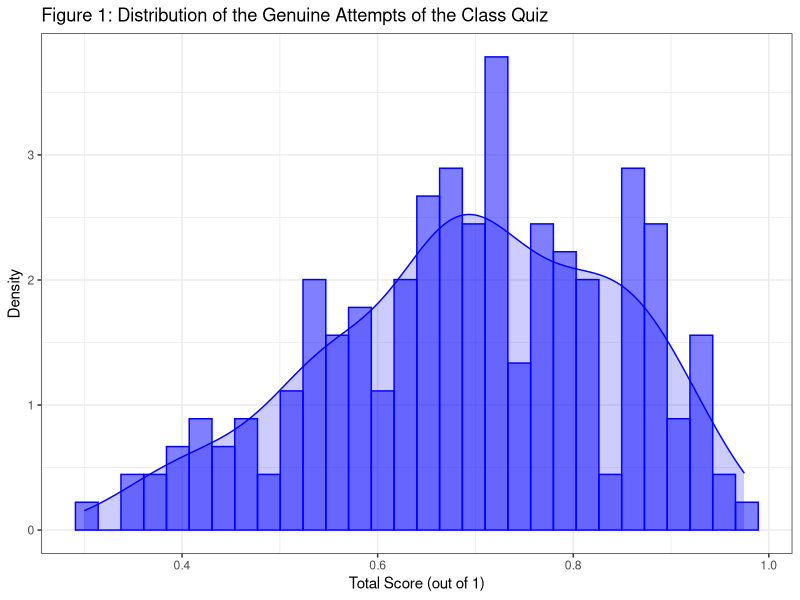
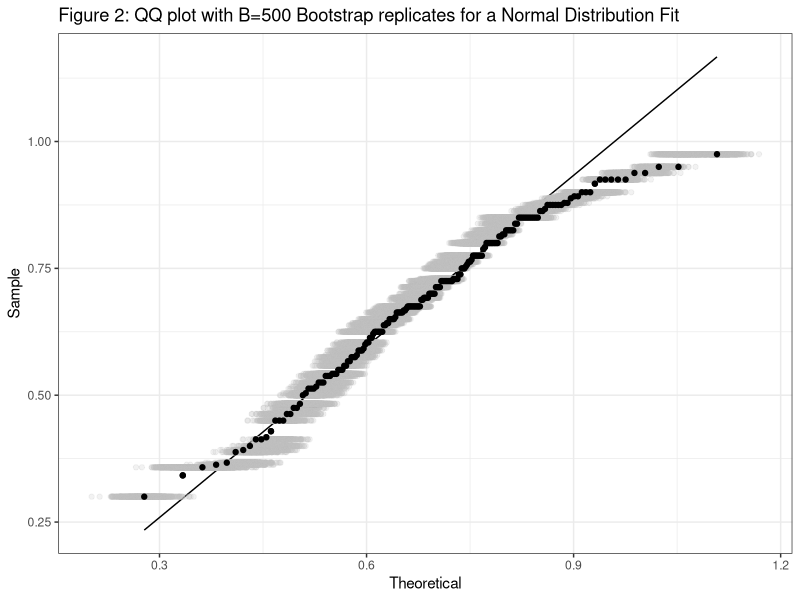
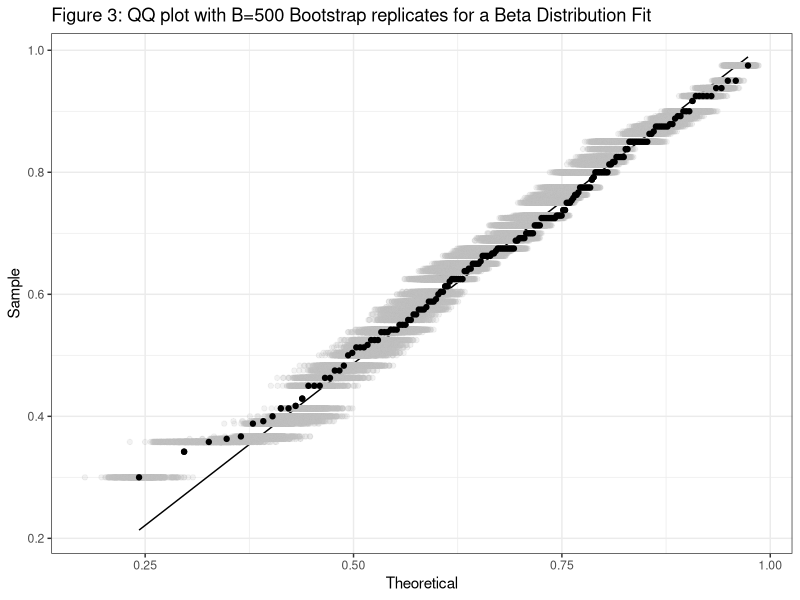
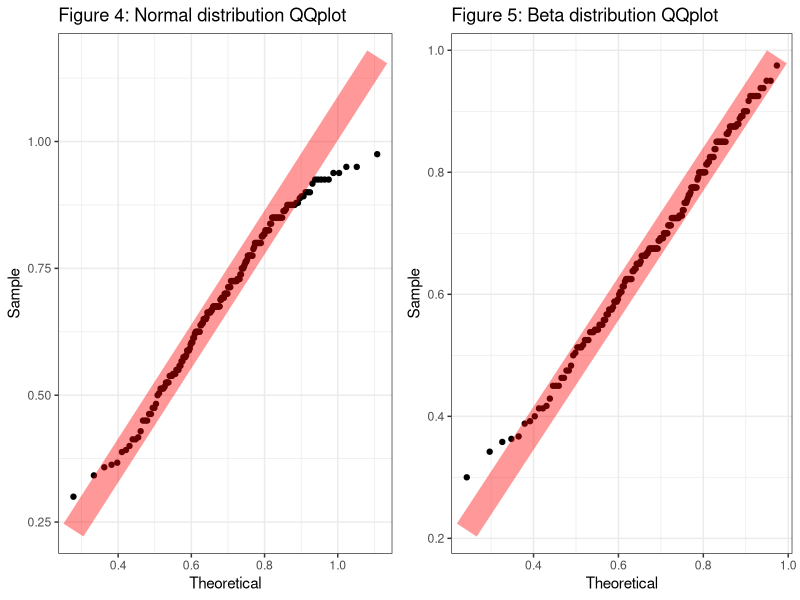
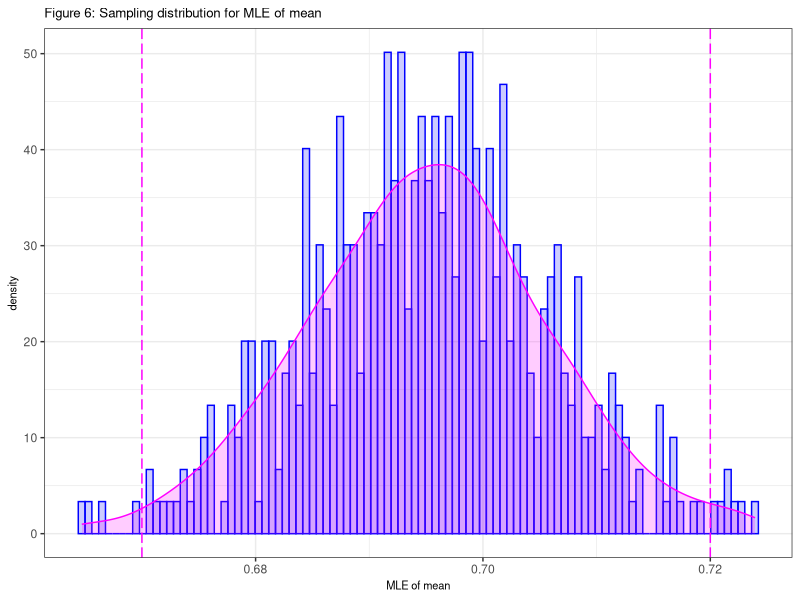
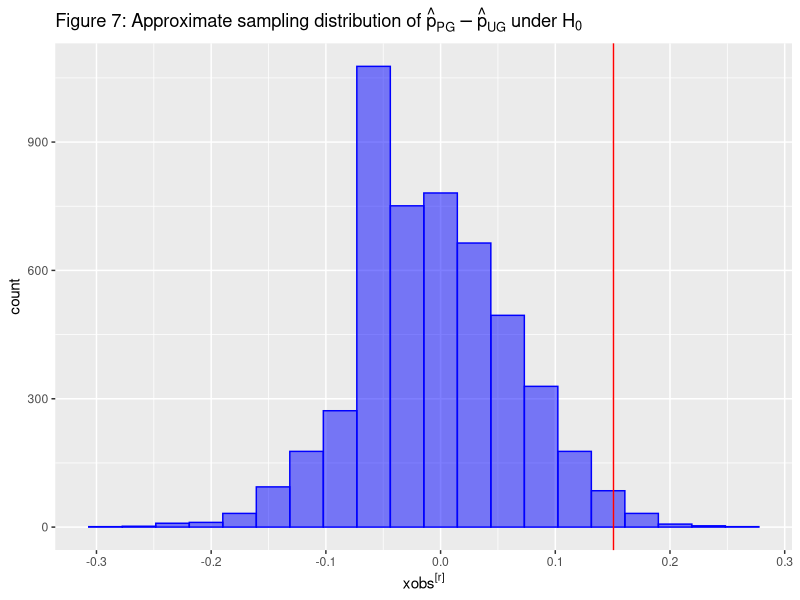
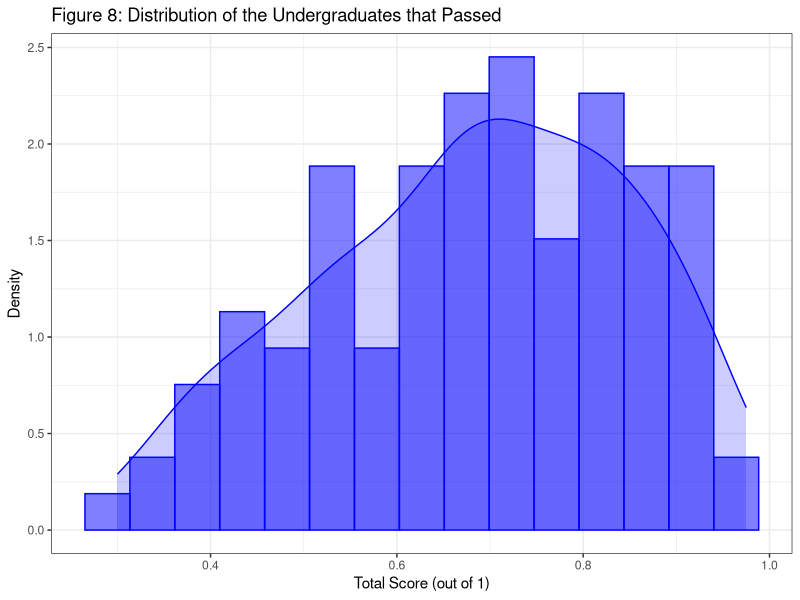
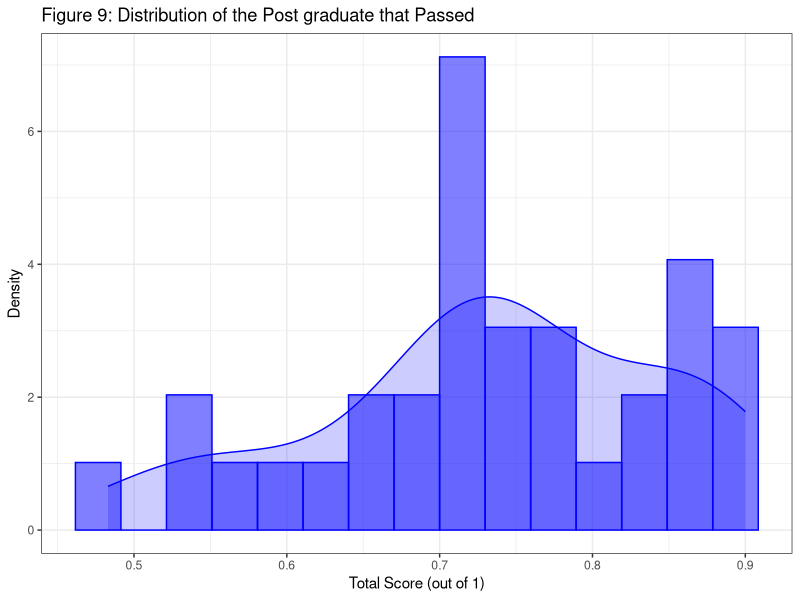

These charts were generated, in order, by the following R code:
## ---- chunk 1
knitr::opts_chunk$set(echo = FALSE, eval = TRUE, warning = FALSE,
message = FALSE, error = FALSE, tidy.opts = list(width.cutoff = 60),
tidy = TRUE)

options(digits = 2)
## ---- chunk 2
library(formatR)
library(tidyverse)
library(kableExtra)
library(broom)
library(MASS)
library(gridExtra)

GradesData <- read.csv("GradesData.csv")
## ---- chunk 3
# Modify the data to ensure that only genuine (non zero) attempts are analysed. 
TidyGradesData <- GradesData |> 
    filter(Total != 0)
## ---- chunk 4
TidyGradesData |>
    ggplot(aes(x = Total, y = after_stat(density)))  +
    geom_histogram(
        colour = "blue",
        fill = "blue",
        alpha = 0.5,
        bins = 30
    )  +
    geom_density(colour = "blue",
                 fill = "blue",
                 alpha = 0.2) +
    labs(x = "Total Score (out of 1)", y = "Density") +
    ggtitle("Figure 1: Distribution of the Genuine Attempts of the Class Quiz") +
    theme_bw()

## ---- chunk 5
# Normal Distribution

set.seed(2023)

x <- TidyGradesData$Total
n <- nrow(TidyGradesData)
df <- tibble(id = 1:n, x = x)

normal_fit <- fitdistr(df$x, "normal")
normal_params <- normal_fit$estimate
mu_tilde <- normal_params[1]
sigma_tilde <- normal_params[2]

normal_MLE.x <- normal_fit$estimate # point estimate
boot.seq <- seq(1, n, 1) / n - 1 / (2 * n)
B <- 500
normal_MLE.x_boot <- matrix(rep(NA, 2 * B), nrow = B, ncol = 2)


p <- ggplot(df, aes(sample = x)) +
    stat_qq(distribution = qnorm, dparams = normal_params) +
    stat_qq_line(distribution = qnorm,
                 dparams = normal_params,
                 color = "black") +
    theme(aspect.ratio = 1) + theme_bw() +
    xlab("Theoretical") + ylab("Sample")

for (i in 1:B) {
    temp <- sample(df$x, size = n, replace = TRUE)
    df <- df %>% mutate(temp = temp)
    normal_MLE.x_boot[i, ] <- fitdistr(temp, "normal")$estimate
    normal_params_boot <- normal_MLE.x_boot[i, ]
    p <- p + stat_qq(
        aes(sample = temp),
        distribution = qnorm,
        dparams = normal_params_boot,
        colour = "grey",
        alpha = 0.2
    )
}
p <- p + stat_qq(aes(sample = x), distribution = qnorm,
                 dparams = normal_params) +
    ggtitle("Figure 2: QQ plot with B=500 Bootstrap replicates for a Normal Distribution Fit")
p

# Calculate the BS CIs
normal_boot.LCI.mu <-
    unname(quantile(normal_MLE.x_boot[, 1], c(0.025, 0.975)))
normal_boot.LCI.sig <-
    unname(quantile(normal_MLE.x_boot[, 2], c(0.025, 0.975)))
## ---- chunk 6
# Beta Distribution

set.seed(2023)

x<-TidyGradesData$Total
n <-nrow(TidyGradesData)
df <- tibble(id = 1:n, x = x)

beta_dist_fit <- fitdistr(df$x,"beta",start=list(shape1=1,shape2=1))
beta_params <- beta_dist_fit$estimate
alpha_tilde <- beta_params[1]
beta_tilde <- beta_params[2]

beta_MLE.x <- beta_dist_fit$estimate # point estimate 
boot.seq <- seq(1,n,1)/n-1/(2*n)
B <- 500
beta_MLE.x_boot <- matrix(rep(NA,2*B), nrow=B, ncol=2)


p <- ggplot(df, aes(sample = x)) +
  stat_qq(distribution = qbeta, dparams = beta_params) +
  stat_qq_line(distribution = qbeta, 
               dparams = beta_params, color = "black") +
  theme(aspect.ratio = 1) + theme_bw() +
  xlab("Theoretical") + ylab("Sample")

for(i in 1:B){
  temp <- sample(df$x, size=n, replace=TRUE)
  df <- df %>% mutate(temp=temp)
  beta_MLE.x_boot[i,] <- fitdistr(temp, "beta",start = list(shape1 = alpha_tilde, shape2 = beta_tilde))$estimate
  beta_params_boot <- beta_MLE.x_boot[i,]
  p <- p + stat_qq(aes(sample=temp), distribution = qbeta,
                   dparams = beta_params_boot, colour="grey",
                   alpha=0.2)
}
p <- p + stat_qq(aes(sample=x), distribution = qbeta,
                 dparams = beta_params) + 
  ggtitle("Figure 3: QQ plot with B=500 Bootstrap replicates for a Beta Distribution Fit")
p
# Calculate the BS CIs
beta_boot.LCI.alpha<-unname(quantile(beta_MLE.x_boot[,1],c(0.025,0.975)))
beta_boot.LCI.beta<-unname(quantile(beta_MLE.x_boot[,2],c(0.025,0.975)))
## ---- chunk 7
normal_fit <- fitdistr(TidyGradesData$Total, "normal")
beta_fit <- fitdistr(TidyGradesData$Total,
                	"beta", start = list(shape1 = 1, shape2 = 1))

normal_qqplot <- ggplot(TidyGradesData, aes(sample = Total)) +
  stat_qq(distribution = qnorm, dparams = normal_fit$estimate) +
  stat_qq_line(distribution = qnorm,
           	dparams = normal_fit$estimate,
           	color = "red", size = 8, alpha = 0.4) +
  theme(aspect.ratio = 1) + theme_bw() +
  ggtitle("Figure 4: Normal distribution QQplot") + xlab("Theoretical") + ylab("Sample")

beta_qqplot <- ggplot(TidyGradesData, aes(sample = Total)) +
  stat_qq(distribution = qbeta,
      	dparams = list(shape1 = beta_fit$estimate[1],
                     	shape2 = beta_fit$estimate[2])) +
  stat_qq_line(distribution = qbeta,
           	dparams = list(shape1 = beta_fit$estimate[1],
                          	shape2 = beta_fit$estimate[2]),
           	color = "red", size = 8, alpha = 0.4) +
  theme(aspect.ratio = 1) + theme_bw() +
  ggtitle("Figure 5: Beta distribution QQplot") + xlab("Theoretical") + ylab("Sample")

grid.arrange(normal_qqplot, beta_qqplot, ncol = 2)
## ---- chunk 8
# Calculate the mean
mean_value <- alpha_tilde / (alpha_tilde + beta_tilde)

# Calculate the median using R's built-in qbeta function
median_value <- qbeta(0.5, shape1 = alpha_tilde, shape2 = beta_tilde)
## ---- chunk 9
bootplot.f<- function(stat.boot, bins=50, ci = 0.99){
 
  df <- tibble(stat = stat.boot)
  CI <- round(quantile(stat.boot, c((1 - ci)/2, ci + (1 - ci)/2)),2)
	p <- df %>% ggplot(aes(x=stat, y=after_stat(density))) +  
	geom_histogram(bins=bins, colour="blue", fill="blue", alpha=0.2) +
	geom_density(fill="magenta", colour="magenta", alpha=0.2) +
	geom_vline(xintercept = CI, colour = "magenta", linetype=5) +
	theme_bw()
 
  p
}
## ---- chunk 10

MLE_mean = beta_MLE.x_boot[,1]/(beta_MLE.x_boot[,1] + beta_MLE.x_boot[,2])

#mean
p_MLEboot.mean <- bootplot.f(MLE_mean, bins = 100)  +
  ggtitle("Figure 6: Sampling distribution for MLE of mean") +
  xlab("MLE of mean") +
  theme(title = element_text(size = 8))

p_MLEboot.mean

betadist_boot.LCI.mu<- unname(quantile(MLE_mean,c(0.005,0.995)))


## ---- chunk 11
# Calculate the mean
average_grade <- alpha_tilde / (alpha_tilde + beta_tilde)

lower_bound <- average_grade - 0.15 * average_grade
upper_bound <- average_grade + 0.15 * average_grade

# Calculate the proportion of students within the range
proportion_within_range <- pbeta(upper_bound, shape1 = alpha_tilde, shape2 = beta_tilde) - pbeta(lower_bound, shape1 = alpha_tilde, shape2 = beta_tilde)


proportion_failed <- pbeta(0.60, shape1 = alpha_tilde, shape2 = beta_tilde)
proportion_hd <- 1 - pbeta(0.80, shape1 = alpha_tilde, shape2 = beta_tilde)
## ---- chunk 12
TidyGradesDataWithResults <- TidyGradesData |> 
  mutate(Result = ifelse(Total >= 0.6, "PASS", "FAIL"))
## ---- chunk 13
numResults <- TidyGradesDataWithResults |>
    group_by(Cohort, Result) |>
    summarize(Sum = n()) |>
    pivot_wider(id_cols = Cohort,
                names_from = Result,
                values_from = Sum) |> 
    mutate(TotalSum = FAIL + PASS)
propResults <- numResults |> 
    group_by(Cohort) |> 
    mutate(prop_fail = FAIL/TotalSum, prop_pass = PASS/TotalSum)|> 
    summarise(Cohort, prop_fail, prop_pass)

propResults |> 
    rename(`Fail Proportion` = prop_fail, `Pass Proportion` = prop_pass) |> 
    kable(caption = "Proportion of Fail and Pass Results by Cohort", digits = 3) |> 
    kable_styling(latex_options="hold_position")
## ---- chunk 14

xobs<-propResults$prop_pass[propResults$Cohort=='PG'] - propResults$prop_pass[propResults$Cohort=='UG']


n <- nrow(TidyGradesDataWithResults)

# set the number of replications for test
R <- 5000

# set up variable array (a vector with R spaces all filled with NA) to be used to store the replicated "xobs" values after shuffling
Rxobs <- array(dim = R)
# <left blank for part 7b>
set.seed(2023)

# initialise randomisation sample with the original data
# will replace inside loop with each permutation
RTidyGradesDataWithResults <- TidyGradesDataWithResults

# Use for-loop to generate R replications of the test statistic
# Note the format. All commands inside the curly brackets occur for each value of r in the sequence 1:R

for (r in 1:R) {

  # for iteration r
  # shuffle the gender variable in the data file
  TidyGradesDataWithResults <- TidyGradesDataWithResults |> 
      mutate(Result = sample(TidyGradesDataWithResults$Result, n, replace=FALSE))
  
  # calculate the summary table GDSS3 for the shuffled tibble 
  RPropResults <- TidyGradesDataWithResults %>% 
    group_by(Cohort, Result) %>% 
    tally() %>%
    ungroup() %>% 
    pivot_wider(names_from = Result, values_from = n) %>%
    mutate(TotalSum = FAIL + PASS) %>% 
    mutate(prop_fail = round(FAIL/TotalSum, digits = 3), prop_pass = round(PASS/TotalSum, digits = 3))
 
  # save the "xobs" for the shuffled data in the rth element of the Rxobs vector (array)
  Rxobs[r] <- RPropResults$prop_pass[propResults$Cohort=='PG'] - RPropResults$prop_pass[propResults$Cohort=='UG']
  
  # close the for-loop with a curly bracket.
}

# Proportion of Rxobs at least as big as xobs - approximate p-value
pval <- sum(Rxobs >= xobs)/R
options(digits = 4)
# use this if you wish to have the p-value printed under the code chunk
# I have commented it out as we will use it inline laterf
## ---- chunk 15

Rxobs_tbl <- as_tibble(Rxobs) %>% mutate(r=1:R)

Rxobs_tbl %>%
  ggplot(aes(value)) +
  geom_histogram(colour="blue", fill="blue", alpha=0.5, bins=20)  +
  xlab(expression(xobs^"[r]")) + 
  ggtitle(expression(paste("Figure 7: Approximate sampling distribution of ", hat(p)[PG] - hat(p)[UG], " under ", H[0]))) +
  geom_vline(xintercept=xobs, color="red")

## ---- chunk 16
TidyGradesDataWithResults |> 
    filter(Result == "PASS", Cohort == "UG") |> 
    ggplot(aes(x = Total, y = after_stat(density)))  +
  geom_histogram(colour="blue", fill="blue", alpha=0.5, bins=15)  +
      geom_density(colour="blue", fill="blue", alpha=0.2) +
  labs(x = "Total Score (out of 1)", y = "Density") + 
  ggtitle("Figure 8: Distribution of the Undergraduates that Passed") + 
    theme_bw()

TidyGradesDataWithResults |> 
    filter(Result == "PASS", Cohort == "PG") |> 
    ggplot(aes(x = Total, y = after_stat(density)))  +
  geom_histogram(colour="blue", fill="blue", alpha=0.5, bins=15)  +
      geom_density(colour="blue", fill="blue", alpha=0.2) +
  labs(x = "Total Score (out of 1)", y = "Density") + 
  ggtitle("Figure 9: Distribution of the Post graduate that Passed") + 
    theme_bw()
## ---- chunk 17
beta_binomial <- function(n, x, alpha = 1, beta = 1) {
  atil <- alpha + x
  btil <- beta + n - x
  z <- n / (alpha + beta + n)
  out <- list(alpha_tilde = atil, beta_tilde = btil, credibility_factor = z)
  return(out)
}
## ---- chunk 18
alpha <- 1
beta <- 1
  
n_PG <- numResults$TotalSum[numResults$Cohort == "PG"]
x_PG <- numResults$PASS[numResults$Cohort == "PG"]
  
n_UG <- numResults$TotalSum[numResults$Cohort == "UG"]
x_UG <- numResults$PASS[numResults$Cohort == "UG"]

out_PG <- beta_binomial(n_PG, x_PG, alpha, beta)
out_UG <- beta_binomial(n_UG, x_UG, alpha, beta)

credible_interval_PG <- qbeta(c(0.025, 0.975), shape1 = out_PG$alpha_tilde, shape2 = out_PG$beta_tilde)
credible_interval_UG <- qbeta(c(0.025, 0.975), shape1 = out_UG$alpha_tilde, shape2 = out_UG$beta_tilde)

## ---- chunk 19
# Determine the prior mean (note it should be the same for UG and PG given the same alpha and beta = 1)
prior_mean_UG <- alpha / (alpha + beta) # Beta distribution
prior_mean_PG <- alpha / (alpha + beta) # Beta distribution

# Extract the credibility factor
credibility_factor_UG <- out_UG$credibility_factor 
credibility_factor_PG <- out_PG$credibility_factor

# Yes, it is this in a form that linearly combines a purely data-based estimator and some prior quantity
bayesian_estimate_PG <- credibility_factor_PG * (x_PG / n_PG) + (1 - credibility_factor_PG) * (prior_mean_PG)
bayesian_estimate_UG <- credibility_factor_UG * (x_UG / n_UG) + (1 - credibility_factor_UG) * (prior_mean_UG)
## ---- chunk 20

# Calculate the posterior median for UG
posterior_median_UG <- qbeta(0.5, out_UG$alpha_tilde, out_UG$beta_tilde)

# Calculate the posterior median for PG
posterior_median_PG <- qbeta(0.5, out_PG$alpha_tilde, out_PG$beta_tilde)
## ---- chunk 21

cbbPal <- c(black="#000000", orange="#E69F00", ltblue="#56B4E9", "#009E73",
green="#009E73", yellow="#F0E442", blue="#0072B2", red="#D55E00",
pink="#CC79A7")
cbbP <- cbbPal[c("orange","blue","pink")] #choose colours for p

x_values <- seq(0.001, 0.999, length.out = 100)
postUG <- dbeta(x = x_values, out_UG$alpha_tilde, out_UG$beta_tilde)
postPG <- dbeta(x = x_values, out_PG$alpha_tilde, out_PG$beta_tilde)

df <- tibble(
  Score = x_values,
  `posterior pdf UG` = postUG,
  `posterior pdf PG` = postPG
)
df_longer <- df %>%
  pivot_longer(-Score, names_to = "distribution", values_to = "density")
p1 <- df_longer %>%
  ggplot(aes(
    x = Score,
    y = density,
    colour = distribution,
    fill = distribution
  )) +
  geom_line() +
  scale_fill_manual(values = cbbP) +
  theme_bw()+ 
  labs(title = "Figure 10: Visulasation of Posterior Distribution")
p1

## ---- chunk 22
n_samples <- 1000

posterior_samples_UG <- rbeta(n_samples, out_UG$alpha_tilde, out_UG$beta_tilde)
posterior_samples_PG <- rbeta(n_samples, out_PG$alpha_tilde, out_PG$beta_tilde)

posterior_diff_samples <- posterior_samples_PG - posterior_samples_UG

# Create a data frame with posterior samples
posterior_data <- data.frame(Difference = posterior_diff_samples)

# Visualize the posterior distribution
posterior_data %>%
    ggplot(aes(x = Difference, y = after_stat(density))) +
    geom_histogram(
        colour = "blue",
        fill = "blue",
        alpha = 0.5,
        bins = 20
    ) +
    geom_density(colour = "blue",
                 fill = "blue",
                 alpha = 0.2) +
    labs(title = "Figure 11: Posterior Distribution of Difference in Proportions",
         y = "Frequency") +
    xlab(expression(paste(
        "Difference in Proportions (", hat(p)[PG] - hat(p)[UG], ")"
    ))) +
    theme_bw()
## ---- chunk 23
probability_within_range <- posterior_data %>%
  summarize(
    Probability = mean(abs(Difference) <= 0.15)
  )

posterior_data %>%
    ggplot(aes(x = Difference, y = after_stat(density))) +
    geom_histogram(
        colour = "blue",
        fill = "blue",
        alpha = 0.5,
        bins = 20
    ) +
    geom_density(colour = "blue",
                 fill = "blue",
                 alpha = 0.2) +
    labs(title = "Figure 12: Posterior Distribution of Difference in Proportions",
         y = "Frequency") +
    xlab(expression(paste(
        "Difference in Proportions (", hat(p)[PG] - hat(p)[UG], ")"
    ))) +
    geom_vline(xintercept = c(-0.15, 0.15), linetype = "dashed", color = "red") +
    annotate("text", x = -0.13, y = -0.2, label = "-0.15", color = "red") +
    annotate("text", x = 0.13, y =  -0.2, label = "0.15", color = "red") +
    theme_bw()
